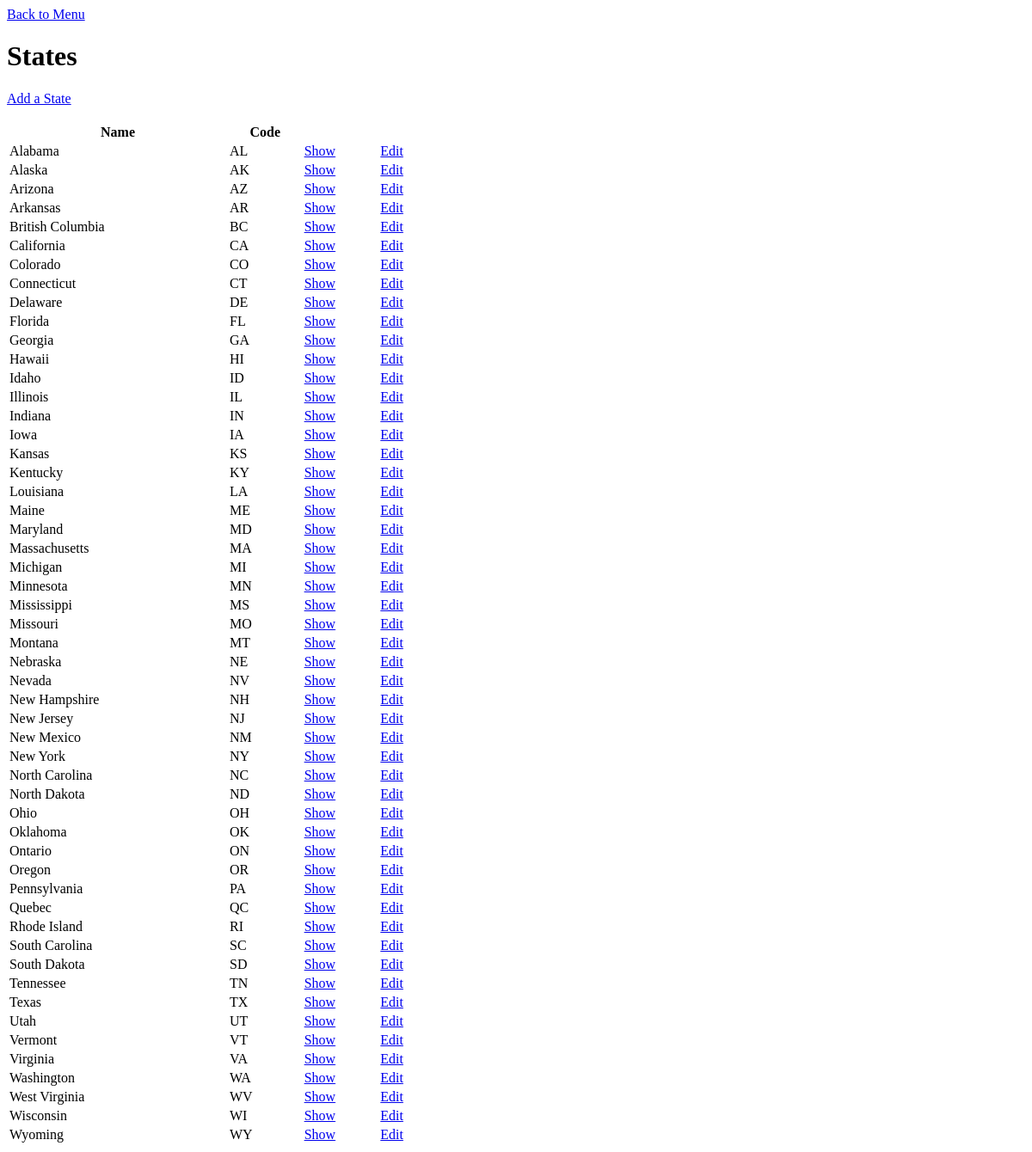
Page /staff/states/index.php on the earlier database version.
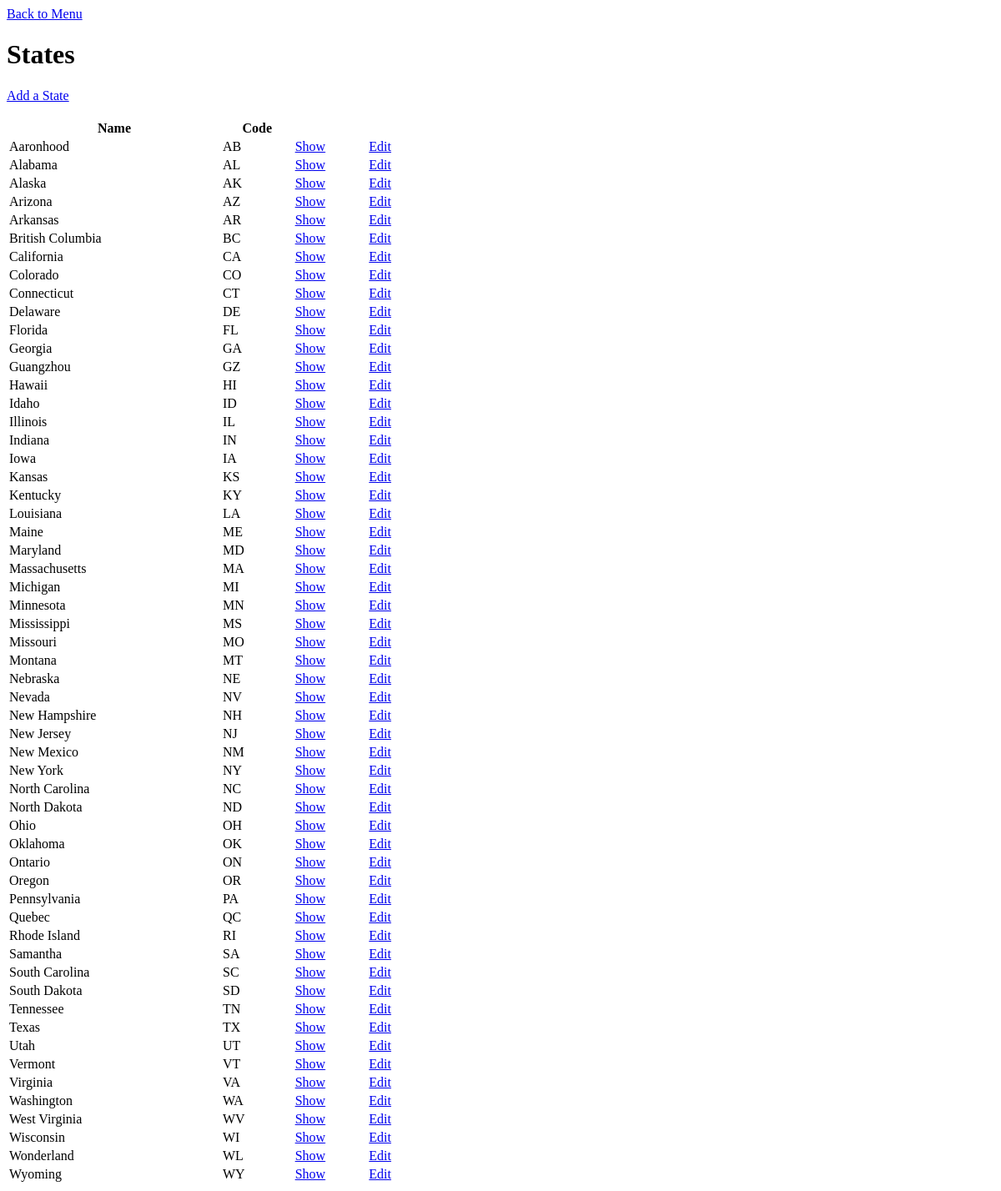
Same page on the later database version.
### tables this page shows
CREATE TABLE `states` (
  `id` int(11) NOT NULL AUTO_INCREMENT,
  `name` varchar(255) DEFAULT NULL,
  `code` varchar(255) DEFAULT NULL,
  `country_id` int(11) DEFAULT NULL,
  PRIMARY KEY (`id`),
  KEY `fk_country_id` (`country_id`)
);

### private/query_functions.php (called while the page is built, shortened)
<?php
  function find_all_states() {
    global $db;
    $sql = "SELECT * FROM states ";
    $sql .= "ORDER BY name ASC;";
    $state_result = db_query($db, $sql);
    return $state_result;
  }
?>

### private/database.php (called while the page is built, shortened)
<?php
  function db_query($connection, $sql) {
    $result_set = mysqli_query($connection, $sql);
    return $result_set;
  }
  function db_fetch_assoc($result_set) {
    return mysqli_fetch_assoc($result_set);
  }
?>

### private/functions.php (called while the page is built, shortened)
<?php
  function h($string="") {
    return htmlspecialchars($string);
  }
  function u($string="") {
    return urlencode($string);
  }
?>

### public/staff/states/index.php (the view, shortened to what this page needs)
<?php include(SHARED_PATH . '/header.php'); ?>
<div id="main-content">
  <a href="../index.php">Back to Menu</a><br />
  <h1>States</h1>
  <a href="new.php">Add a State</a><br />
  <br />
  <?php
    $state_result = find_all_states();
    echo "<table id=\"states\" style=\"width: 500px;\">";
    echo "<tr>";
    echo "<th>Name</th>";
    echo "<th>Code</th>";
    echo "<th></th>";
    echo "<th></th>";
    echo "</tr>";
    while($state = db_fetch_assoc($state_result)) {
      echo "<tr>";
      echo "<td>" . h($state['name']) . "</td>";
      echo "<td>" . h($state['code']) . "</td>";
      echo "<td>";
      $show_url = 'show.php?id=' . u($state['id']);
      echo "<a href='$show_url'>Show</a>";
      echo "</td>";
      echo "<td>";
      $edit_url = 'edit.php?id=' . u($state['id']);
      echo "<a href='$edit_url'>Edit</a>";
      echo "</td>";
      echo "</tr>";
    }
    echo "</table>";
  ?>
</div>
<?php include(SHARED_PATH . '/footer.php'); ?>

Differences in the rows shown:
added states: name "Aaronhood", code "AB"
added states: name "Guangzhou", code "GZ"
added states: name "Samantha", code "SA"
added states: name "Wonderland", code "WL"
